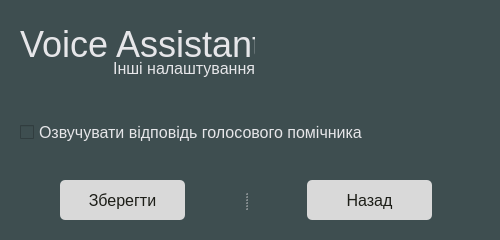
<?xml version="1.0" encoding="UTF-8"?>
<ui version="4.0">
 <class>Dialog</class>
 <widget class="QDialog" name="Dialog">
  <property name="geometry">
   <rect>
    <x>0</x>
    <y>0</y>
    <width>500</width>
    <height>240</height>
   </rect>
  </property>
  <property name="minimumSize">
   <size>
    <width>500</width>
    <height>240</height>
   </size>
  </property>
  <property name="maximumSize">
   <size>
    <width>500</width>
    <height>240</height>
   </size>
  </property>
  <property name="windowTitle">
   <string>Aditional settings</string>
  </property>
  <property name="styleSheet">
   <string notr="true">QWidget {
	marging: 20px;
	background-color: #3E4E50;
}</string>
  </property>
  <property name="sizeGripEnabled">
   <bool>true</bool>
  </property>
  <property name="modal">
   <bool>true</bool>
  </property>
  <widget class="QLabel" name="progNameTitle">
   <property name="geometry">
    <rect>
     <x>20</x>
     <y>20</y>
     <width>235</width>
     <height>48</height>
    </rect>
   </property>
   <property name="styleSheet">
    <string notr="true">QLabel {
	font-size: 36px;
	color: #E6E6E9;
}</string>
   </property>
   <property name="text">
    <string>Voice Assistant</string>
   </property>
  </widget>
  <widget class="QLabel" name="label">
   <property name="geometry">
    <rect>
     <x>24</x>
     <y>58</y>
     <width>231</width>
     <height>21</height>
    </rect>
   </property>
   <property name="styleSheet">
    <string notr="true">color: #E6E6E9;
font-size: 16px;
background: none;
marging-top: 30px;</string>
   </property>
   <property name="text">
    <string>Інші налаштування</string>
   </property>
   <property name="alignment">
    <set>Qt::AlignRight|Qt::AlignTrailing|Qt::AlignVCenter</set>
   </property>
  </widget>
  <widget class="QSplitter" name="splitter">
   <property name="geometry">
    <rect>
     <x>60</x>
     <y>180</y>
     <width>372</width>
     <height>40</height>
    </rect>
   </property>
   <property name="minimumSize">
    <size>
     <width>0</width>
     <height>40</height>
    </size>
   </property>
   <property name="maximumSize">
    <size>
     <width>372</width>
     <height>21</height>
    </size>
   </property>
   <property name="styleSheet">
    <string notr="true">QPushButton {
	font-size: 16px;
	border-radius: 5px;
	background-color: #d9d9d9;
	color: #1D1E18;
}

</string>
   </property>
   <property name="orientation">
    <enum>Qt::Horizontal</enum>
   </property>
   <property name="opaqueResize">
    <bool>false</bool>
   </property>
   <property name="handleWidth">
    <number>122</number>
   </property>
   <widget class="QPushButton" name="saveButton">
    <property name="minimumSize">
     <size>
      <width>125</width>
      <height>0</height>
     </size>
    </property>
    <property name="maximumSize">
     <size>
      <width>125</width>
      <height>16777215</height>
     </size>
    </property>
    <property name="cursor">
     <cursorShape>PointingHandCursor</cursorShape>
    </property>
    <property name="styleSheet">
     <string notr="true"/>
    </property>
    <property name="text">
     <string>Зберегти</string>
    </property>
   </widget>
   <widget class="QPushButton" name="backButton">
    <property name="minimumSize">
     <size>
      <width>125</width>
      <height>0</height>
     </size>
    </property>
    <property name="maximumSize">
     <size>
      <width>125</width>
      <height>16777215</height>
     </size>
    </property>
    <property name="cursor">
     <cursorShape>PointingHandCursor</cursorShape>
    </property>
    <property name="text">
     <string>Назад</string>
    </property>
   </widget>
  </widget>
  <widget class="QSplitter" name="splitter_2">
   <property name="geometry">
    <rect>
     <x>20</x>
     <y>120</y>
     <width>461</width>
     <height>25</height>
    </rect>
   </property>
   <property name="styleSheet">
    <string notr="true">QCheckBox {
	color: #E6E6E9;
	font-size: 16px;
}</string>
   </property>
   <property name="orientation">
    <enum>Qt::Vertical</enum>
   </property>
   <property name="opaqueResize">
    <bool>false</bool>
   </property>
   <property name="handleWidth">
    <number>20</number>
   </property>
   <widget class="QCheckBox" name="tts_checkbox">
    <property name="cursor">
     <cursorShape>PointingHandCursor</cursorShape>
    </property>
    <property name="text">
     <string>Озвучувати відповідь голосового помічника</string>
    </property>
    <property name="checked">
     <bool>false</bool>
    </property>
    <property name="tristate">
     <bool>false</bool>
    </property>
   </widget>
  </widget>
 </widget>
 <resources/>
 <connections/>
</ui>
